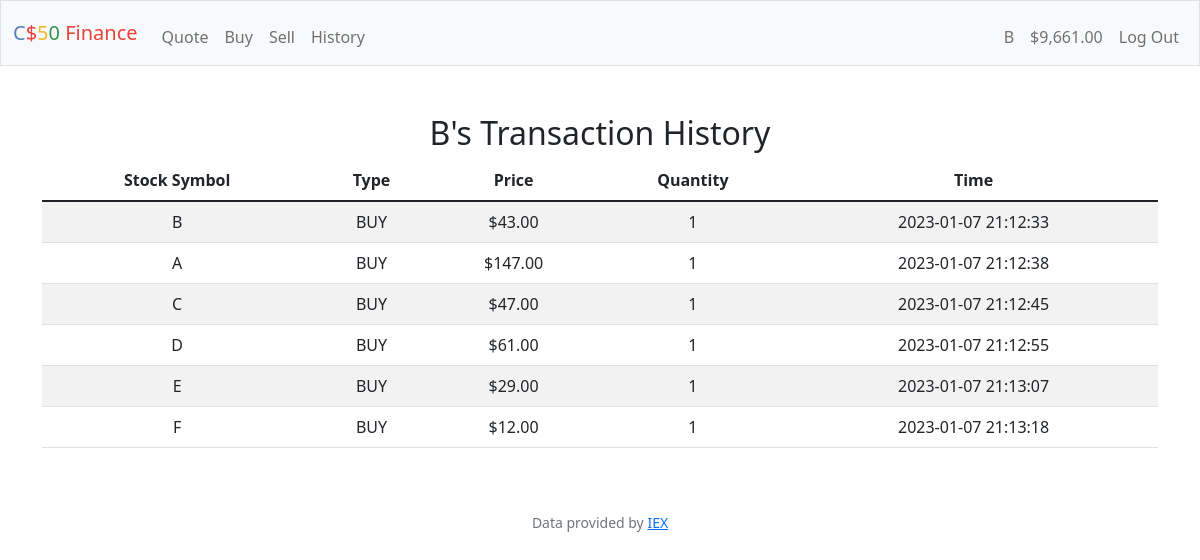
The page /history (signed in) on the database its author committed.
### tables this page shows
CREATE TABLE transactions (
  transaction_id INTEGER PRIMARY KEY AUTOINCREMENT NOT NULL,
  user_id INT REFERENCES users(id),
  symbol TEXT,
  time TEXT,
  quantity INT,
  price INT,
  type TEXT
);

### app.py (the view)
@app.route("/history")
@login_required
def history():
    user_id = session["user_id"]
    transactions_rows = db.execute(
        "SELECT * FROM transactions WHERE user_id = ?", user_id)
    users_rows = db.execute("SELECT username FROM users WHERE id = ?", user_id)
    username = users_rows[0]["username"].upper()
    return render_template("history.html", transactions_rows=transactions_rows, username=username)

### app.py (called while the page is built)
@app.context_processor
def inject_menu():
    if not session:
        return {}
    else:
        user_id = session["user_id"]
        users_rows = db.execute("SELECT * FROM users WHERE id = ?", user_id)
        cash = usd(users_rows[0]["cash"])
        username = users_rows[0]["username"]
        return dict(cash=cash, username=username)

@app.context_processor
def utility_processor():
    return dict(usd=usd)

@app.after_request
def after_request(response):
    response.headers["Cache-Control"] = "no-cache, no-store, must-revalidate"
    response.headers["Expires"] = 0
    response.headers["Pragma"] = "no-cache"
    return response

### helpers.py (called while the page is built)
def login_required(f):
    @wraps(f)
    def decorated_function(*args, **kwargs):
        if session.get("user_id") is None:
            return redirect("/login")
        return f(*args, **kwargs)
    return decorated_function

def usd(value):
    return f"${value:,.2f}"

### templates/history.html (shortened to what this page needs)
{% extends "layout.html" %}
{% block main %}
<h2>{{ username }}'s Transaction History</h2>
<div class="container">
    <div class="section">
        <table class="table table-striped">
            <thead>
                <tr>
                    <th>Stock Symbol</th>
                    <th>Type</th>
                    <th>Price</th>
                    <th>Quantity</th>
                    <th>Time</th>
                </tr>
            </thead>
            <tbody>
                {% for row in transactions_rows %}
                <tr>
                    <td>{{ row['symbol'] }} </td>
                    <td>{{ row['type'] }}</td>
                    <td>{{ usd(row['price']) }}</td>
                    <td>{{ row['quantity'] }}</td>
                    <td>{{ row['time'] }}</td>
                </tr>
                {% endfor %}
            </tbody>
        </table>
    </div>
</div>
{% endblock %}

### templates/layout.html (shortened to what this page needs)
<!DOCTYPE html>
<html lang="en">
<head>
    <link href="https://cdn.jsdelivr.net/npm/bootstrap@5.1.3/dist/css/bootstrap.min.css"
 rel="stylesheet">
    <link href="/static/styles.css" rel="stylesheet">
</head>
<body>
    <nav class="bg-light border navbar navbar-expand-md navbar-light">
        <div class="container-fluid">
            <a class="navbar-brand" href="/"><span class="blue">C</span><span class="red">$</span><span
                    class="yellow">5</span><span class="green">0</span> <span class="red">Finance</span></a>
            <div class="collapse navbar-collapse" id="navbar">
                {% if session["user_id"] %}
                <ul class="navbar-nav me-auto mt-2">
                    <li class="nav-item"><a class="nav-link" href="/quote">Quote</a></li>
                    <li class="nav-item"><a class="nav-link" href="/buy">Buy</a></li>
                    <li class="nav-item"><a class="nav-link" href="/sell">Sell</a></li>
                    <li class="nav-item"><a class="nav-link" href="/history">History</a></li>
                </ul>
                <ul class="navbar-nav ms-auto mt-2">
                    <li class="nav-item"><a class="nav-link">{{ username }}</a></li>
                    <li class="nav-item"><a class="nav-link">{{ cash }}</a></li>
                    <li class="nav-item"><a class="nav-link" href="/logout">Log Out</a></li>
                </ul>
                {% else %}
                <ul class="navbar-nav ms-auto mt-2">
                    <li class="nav-item"><a class="nav-link" href="/register">Register</a></li>
                    <li class="nav-item"><a class="nav-link" href="/login">Log In</a></li>
                </ul>
                {% endif %}
            </div>
        </div>
    </nav>
    <main class="container-fluid py-5 text-center">
        {% block main %}{% endblock %}
    </main>
    <footer class="mb-5 small text-center text-muted">
        Data provided by <a href="https://iexcloud.io/">IEX</a>
    </footer>
</body>
</html>

### static/styles.css (style rules this page uses)
nav .navbar-brand .blue { color: #537fbe; }
nav .navbar-brand .red { color: #ea433b; }
nav .navbar-brand .yellow { color: #f5b82e; }
nav .navbar-brand .green { color: #2e944b; }
table th, table td { padding: 0.75rem; vertical-align: middle; }

### rows shown on the page
transactions: symbol "B", type "BUY", price "$43.00", quantity "1", time "2023-01-07 21:12:33"
transactions: symbol "A", type "BUY", price "$147.00", quantity "1", time "2023-01-07 21:12:38"
transactions: symbol "C", type "BUY", price "$47.00", quantity "1", time "2023-01-07 21:12:45"
transactions: symbol "D", type "BUY", price "$61.00", quantity "1", time "2023-01-07 21:12:55"
transactions: symbol "E", type "BUY", price "$29.00", quantity "1", time "2023-01-07 21:13:07"
transactions: symbol "F", type "BUY", price "$12.00", quantity "1", time "2023-01-07 21:13:18"

### other values the page prints
{{ username }} "B"
{{ cash }} "$9,661.00"
